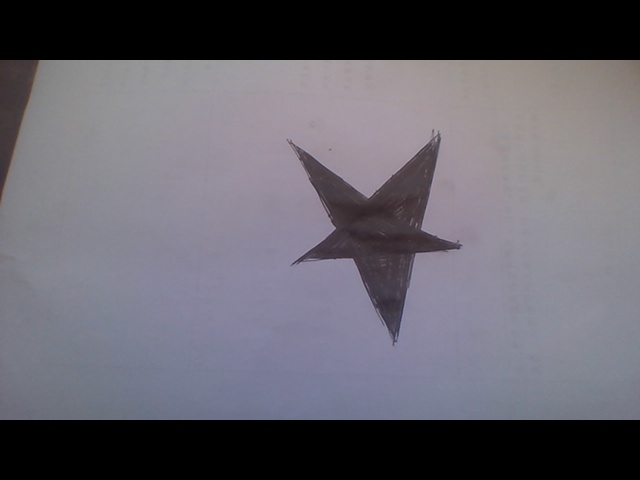
#> input picture star_template.jpg, 640 x 480 px
$ python 'Convex image.py'
#> lines starting #> are read from the running program, lines starting #| are printed output that depends on the picture
import cv2
import numpy as np
import matplotlib.pyplot as plt
    #from skimage import data,color,morphology,feature

#生成二值测试图像
'''1、加载图片&同态滤波'''
img= cv2.imread('star_template.jpg',cv2.IMREAD_GRAYSCALE)
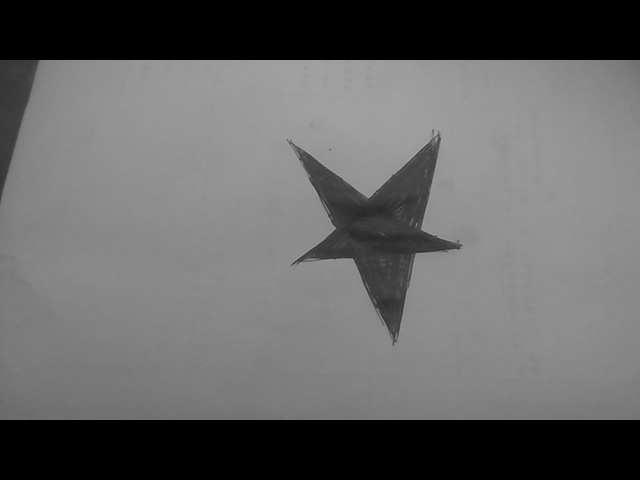
#> img: shape (480, 640); min 0, max 167, mean 100.4
#> (the run stopped early here; a loop or call above may not have finished)

$ run again, with 3.jpg copied over star_template.jpg
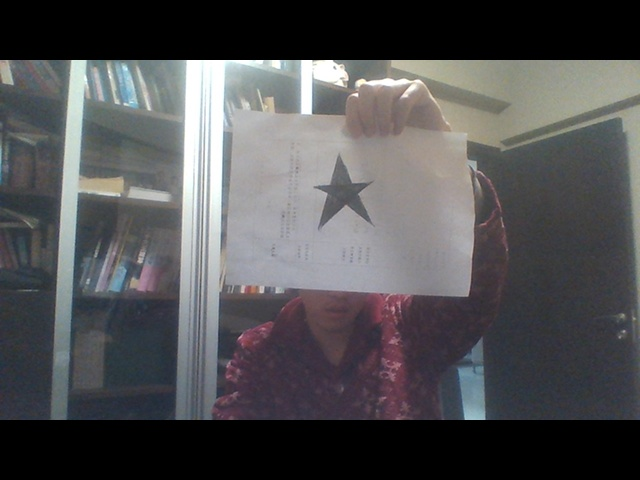
#> input picture 3.jpg, 640 x 480 px
#> `img= cv2.imread('star_template.jpg',cv2.IMREAD_GRAYSCALE)`:
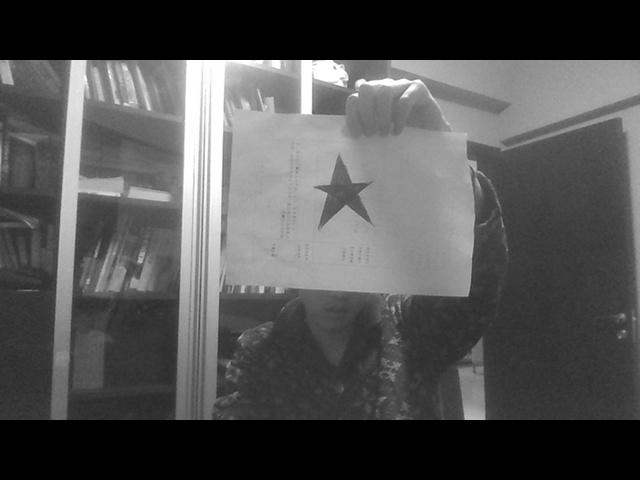
#> img: shape (480, 640); min 0, max 255, mean 81.8

$ run again, with Cam_hori.jpg copied over star_template.jpg
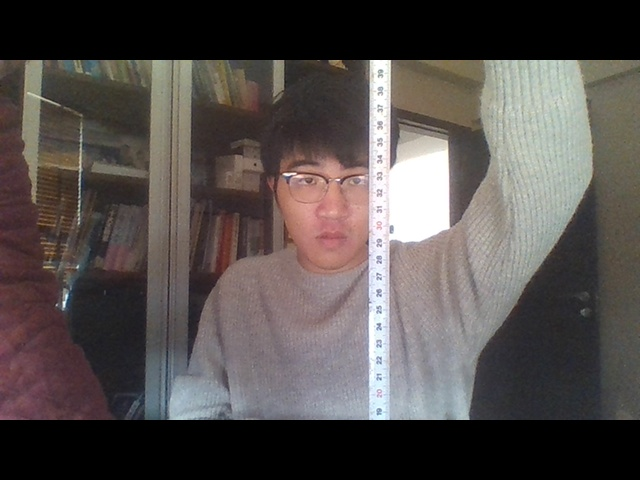
#> input picture Cam_hori.jpg, 640 x 480 px
#> `img= cv2.imread('star_template.jpg',cv2.IMREAD_GRAYSCALE)`:
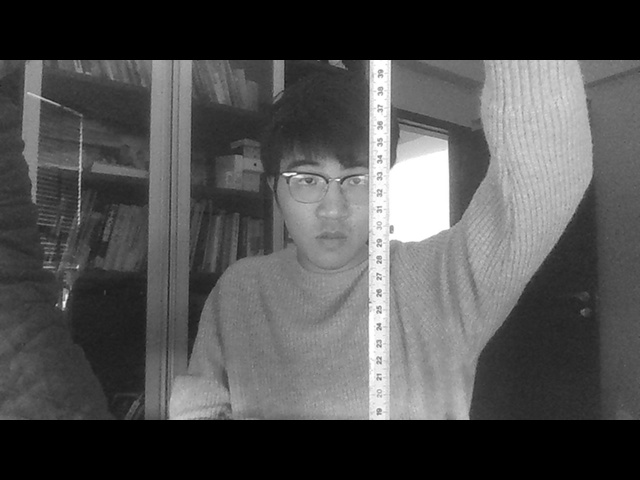
#> img: shape (480, 640); min 0, max 255, mean 80.6
